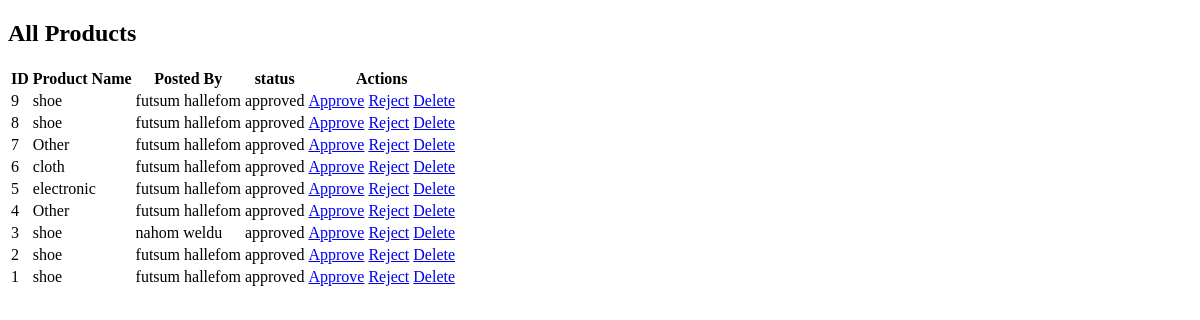
The app's page /admin/products (signed in), older data.
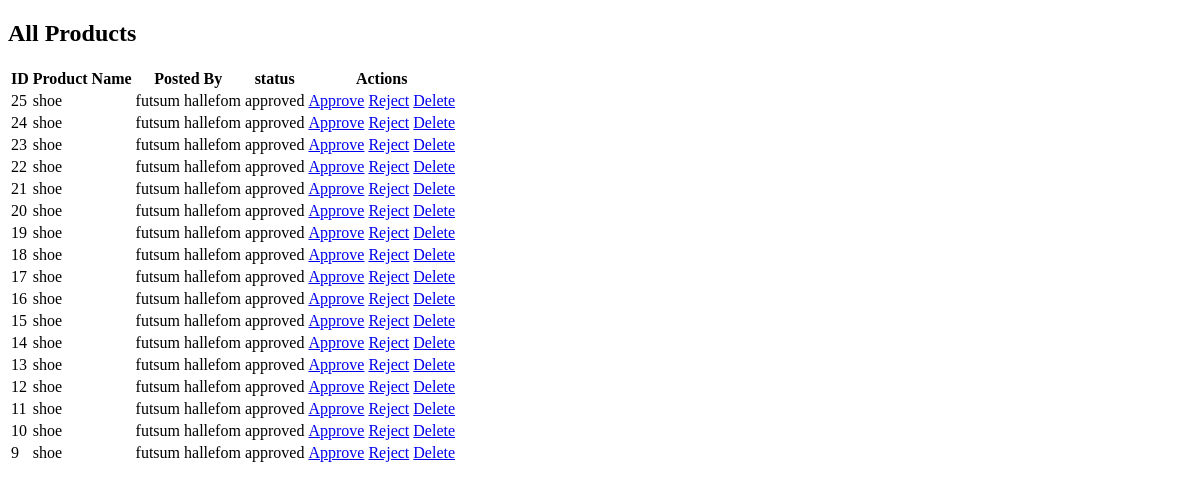
The same page, newer data.
### main.py (models this page shows, shortened)
class Product(db.Model):
    id = db.Column(db.Integer, primary_key=True)
    product_name = db.Column(db.String(100))
    product_brand = db.Column(db.String(100))
    phone_number = db.Column(db.String(20), nullable=False)
    posted_by = db.Column(db.String(100), nullable=False)
    negotiable = db.Column(db.Boolean, default=False)
    sold=db.Column(db.String(100))
    status = db.Column(db.String(20), default="pending")  # Options: pending, approved, rejected
    views = db.Column(db.Integer, default=0)
    price = db.Column(db.Float)
    description = db.Column(db.String(500))
    image_url = db.Column(db.String(500))
    post_date = db.Column(db.DateTime,default=lambda: datetime.now(timezone.utc))
    images = db.relationship('ProductImage', backref='product', lazy=True)
    ratings = db.relationship('Rating', backref='product', cascade="all, delete-orphan", lazy=True)
    location = db.Column(db.String(200))

### main.py (the view)
@app.route('/admin/products')
@login_required
def admin_products():
    if not current_user.is_admin:
        abort(403)
    products = Product.query.order_by(Product.id.desc()).all()
    return render_template('admin/admin_products.html', products=products)

### main.py (called while the page is built)
@login_manager.user_loader
def load_user(user_id):
    return User.query.get(int(user_id))

### templates/admin/admin_products.html (shortened to what this page needs)
<!DOCTYPE html>
<html lang="en">
<head>
</head>
<body>
<h2>All Products</h2>
<table class="table">
  <thead>
    <tr>
      <th>ID</th>
      <th>Product Name</th>
      <th>Posted By</th>
      <th>status</th>
      <th>Actions</th>
    </tr>
  </thead>
  <tbody>
    {% for product in products %}
    <tr>
      <td>{{ product.id }}</td>
      <td>{{ product.product_name }}</td>
      <td>{{ product.posted_by }}</td>
      <td>{{ product.status }}</td>
      <td>
        <a href="{{ url_for('approve_product', product_id=product.id) }}" class="btn btn-success btn-sm">Approve</a>
        <a href="{{ url_for('reject_product', product_id=product.id) }}" class="btn btn-warning btn-sm">Reject</a>
        <a href="{{ url_for('delete_product', product_id=product.id) }}" onclick="return confirm('Are you sure?')">Delete</a>
      </td>
    </tr>
    {% endfor %}
  </tbody>
</table>
</body>
</html>

Row changes from the older to the newer data that the page shows:
removed Product: id "8", product_name "shoe", posted_by "futsum hallefom", status "approved"
removed Product: id "7", product_name "Other", posted_by "futsum hallefom", status "approved"
removed Product: id "6", product_name "cloth", posted_by "futsum hallefom", status "approved"
removed Product: id "5", product_name "electronic", posted_by "futsum hallefom", status "approved"
removed Product: id "4", product_name "Other", posted_by "futsum hallefom", status "approved"
removed Product: id "3", product_name "shoe", posted_by "nahom weldu", status "approved"
removed Product: id "2", product_name "shoe", posted_by "futsum hallefom", status "approved"
removed Product: id "1", product_name "shoe", posted_by "futsum hallefom", status "approved"
added Product: id "25", product_name "shoe", posted_by "futsum hallefom", status "approved"
added Product: id "24", product_name "shoe", posted_by "futsum hallefom", status "approved"
added Product: id "23", product_name "shoe", posted_by "futsum hallefom", status "approved"
added Product: id "22", product_name "shoe", posted_by "futsum hallefom", status "approved"
added Product: id "21", product_name "shoe", posted_by "futsum hallefom", status "approved"
added Product: id "20", product_name "shoe", posted_by "futsum hallefom", status "approved"
added Product: id "19", product_name "shoe", posted_by "futsum hallefom", status "approved"
added Product: id "18", product_name "shoe", posted_by "futsum hallefom", status "approved"
added Product: id "17", product_name "shoe", posted_by "futsum hallefom", status "approved"
added Product: id "16", product_name "shoe", posted_by "futsum hallefom", status "approved"
added Product: id "15", product_name "shoe", posted_by "futsum hallefom", status "approved"
added Product: id "14", product_name "shoe", posted_by "futsum hallefom", status "approved"
added Product: id "13", product_name "shoe", posted_by "futsum hallefom", status "approved"
added Product: id "12", product_name "shoe", posted_by "futsum hallefom", status "approved"
added Product: id "11", product_name "shoe", posted_by "futsum hallefom", status "approved"
added Product: id "10", product_name "shoe", posted_by "futsum hallefom", status "approved"
